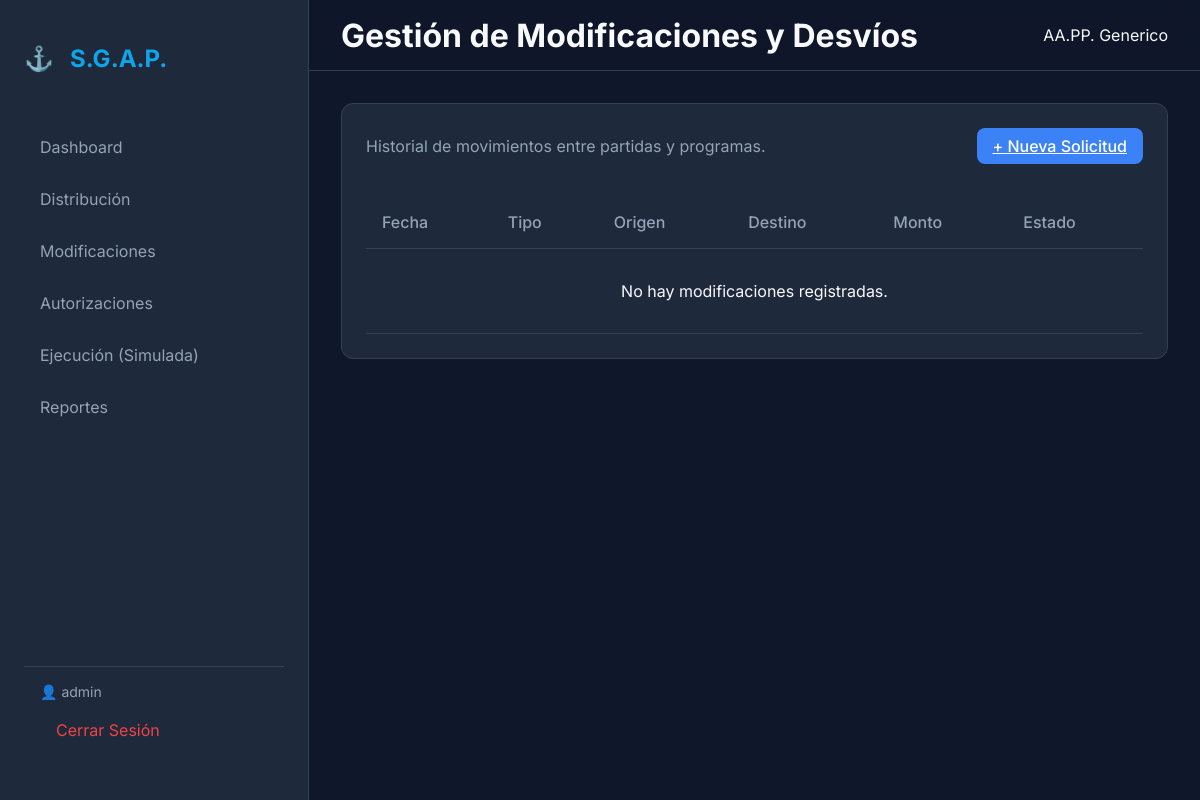
Page /finance/modificaciones/ (signed in) on the earlier database version.
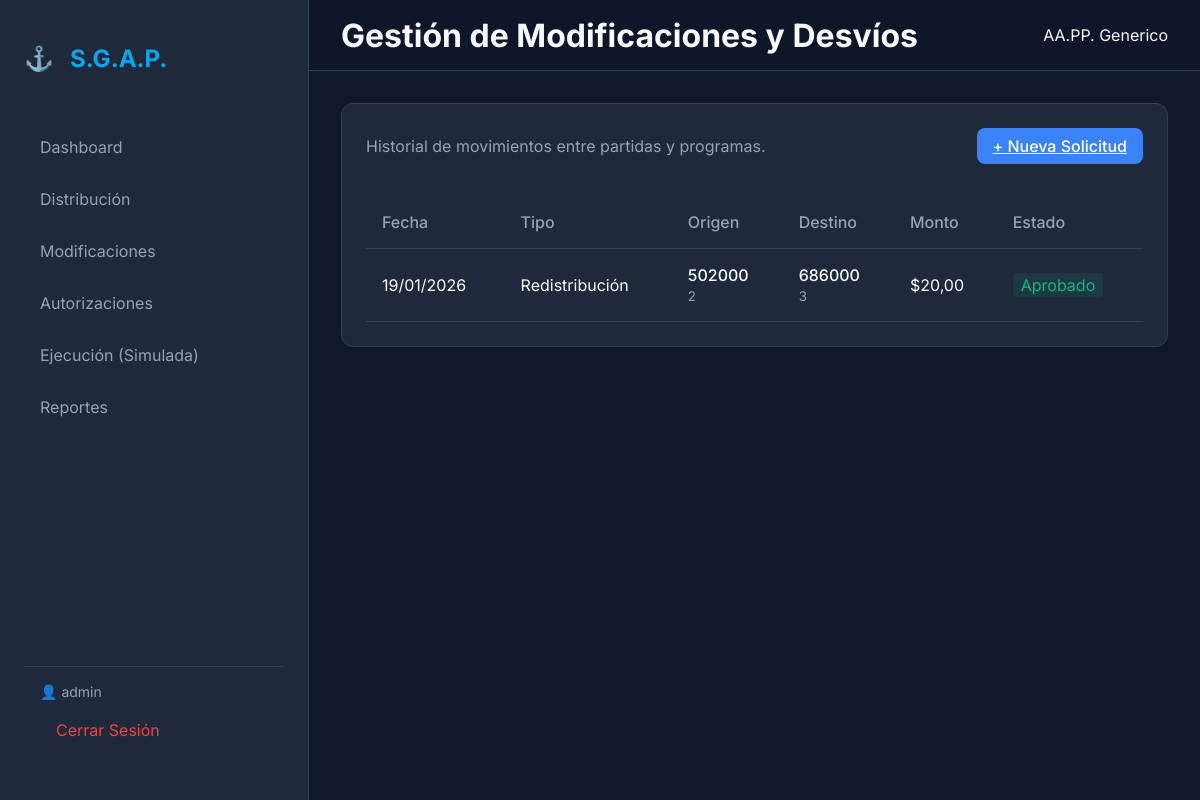
Same page on the later database version.
### finance/models.py (models this page shows, shortened)
class ModificacionPresupuestaria(models.Model):
    TIPO_CHOICES = (
        ("COMPENSACION", "Compensación Interna"),
        ("REDISTRIBUCION", "Redistribución"),
        ("ENTRE_PROGRAMAS", "Entre Programas"),
    )
    ESTADO_WORKFLOW = (
        ("BORRADOR", "Borrador"),
        ("PENDIENTE", "Pendiente de Aprobación"),
        ("APROBADO", "Aprobado"),
        ("RECHAZADO", "Rechazado"),
    )
    origen = models.ForeignKey(Asignacion, on_delete=models.CASCADE, related_name="modificaciones_salida")
    destino = models.ForeignKey(Asignacion, on_delete=models.CASCADE, related_name="modificaciones_entrada")
    tipo = models.CharField(max_length=20, choices=TIPO_CHOICES)
    monto = models.DecimalField(max_digits=12, decimal_places=2)
    estado = models.CharField(max_length=20, choices=ESTADO_WORKFLOW, default="BORRADOR")
    fecha_solicitud = models.DateTimeField(auto_now_add=True)
    fecha_aprobacion = models.DateTimeField(null=True, blank=True)

class Asignacion(models.Model):
    TRIMESTRE_CHOICES = (
        (1, "1° Trimestre"),
        (2, "2° Trimestre"),
        (3, "3° Trimestre"),
        (4, "4° Trimestre"),
    )
    uucc = models.ForeignKey(UnidadComponente, on_delete=models.PROTECT, related_name="asignaciones")
    credito_origen = models.ForeignKey(Credito, on_delete=models.CASCADE, related_name="asignaciones")
    clasificador_gasto = models.ForeignKey(ClasificadorGasto, on_delete=models.PROTECT)
    obra = models.ForeignKey(EstructuraProgramatica, on_delete=models.PROTECT, null=True, blank=True, related_name="asignaciones_obra", help_text="Obligatorio para Inciso 4 (Inversión)")
    monto = models.DecimalField(max_digits=12, decimal_places=2)
    trimestre = models.IntegerField(choices=TRIMESTRE_CHOICES)

### core/models.py (models this page shows, shortened)
class UnidadComponente(models.Model):
    nombre = models.CharField(max_length=255)
    codigo = models.CharField(max_length=50) # Removed unique=True to allow shared budget codes
    sigla = models.CharField(max_length=20, unique=True, null=True) # Added Sigla as unique identifier
    es_ejecutora = models.BooleanField(default=False, help_text="Solo UU.CC. del Plan Bienal pueden ejecutar gasto")

class ClasificadorGasto(models.Model):
    NIVEL_CHOICES = (
        (1, "Inciso"),
        (2, "Partida Principal"),
        (3, "Partida Parcial"),
        (4, "Partida Subparcial"),
    )
    codigo = models.CharField(max_length=50)
    descripcion = models.CharField(max_length=255)
    nivel = models.IntegerField(choices=NIVEL_CHOICES)
    padre = models.ForeignKey("self", null=True, blank=True, on_delete=models.CASCADE, related_name="hijos")

### finance/views.py (the view)
# urls.py: path('modificaciones/', views.lista_modificaciones, name='modificaciones'),
@login_required
def lista_modificaciones(request):
    modificaciones = ModificacionPresupuestaria.objects.all().order_by('-fecha_solicitud')
    return render(request, 'finance/lista_modificaciones.html', {'modificaciones': modificaciones})

### finance/templates/finance/lista_modificaciones.html
{% extends 'base.html' %}
{% block page_title %}Gestión de Modificaciones y Desvíos{% endblock %}
{% block content %}
<div class="card">
    <div style="display: flex; justify-content: space-between; align-items: center; margin-bottom: 2rem;">
        <p style="margin: 0; color: var(--text-muted);">Historial de movimientos entre partidas y programas.</p>
        <a href="{% url 'finance:nueva_modificacion' %}" class="btn btn-primary">+ Nueva Solicitud</a>
    </div>
    <table>
        <thead>
            <tr>
                <th>Fecha</th>
                <th>Tipo</th>
                <th>Origen</th>
                <th>Destino</th>
                <th>Monto</th>
                <th>Estado</th>
            </tr>
        </thead>
        <tbody>
            {% for m in modificaciones %}
            <tr>
                <td>{{ m.fecha_solicitud|date:"d/m/Y" }}</td>
                <td>{{ m.get_tipo_display }}</td>
                <td>
                    <div style="font-weight: 500;">{{ m.origen.uucc.codigo }}</div>
                    <small style="color: var(--text-muted);">{{ m.origen.clasificador_gasto.codigo }}</small>
                </td>
                <td>
                    <div style="font-weight: 500;">{{ m.destino.uucc.codigo }}</div>
                    <small style="color: var(--text-muted);">{{ m.destino.clasificador_gasto.codigo }}</small>
                </td>
                <td>${{ m.monto }}</td>
                <td>
                    {% if m.estado == 'APROBADO' %}
                        <span style="color: var(--success); background: rgba(16, 185, 129, 0.1); padding: 2px 8px; border-radius: 4px;">Aprobado</span>
                    {% elif m.estado == 'PENDIENTE' %}
                        <span style="color: #facc15; background: rgba(250, 204, 21, 0.1); padding: 2px 8px; border-radius: 4px;">Pendiente</span>
                    {% else %}
                        <span>{{ m.estado }}</span>
                    {% endif %}
                </td>
            </tr>
            {% empty %}
            <tr>
                <td colspan="6" style="text-align: center; padding: 2rem;">No hay modificaciones registradas.</td>
            </tr>
            {% endfor %}
        </tbody>
    </table>
</div>
{% endblock %}

Differences in the rows shown:
added ModificacionPresupuestaria: fecha_solicitud "19/01/2026", tipo "Redistribución", origen.uucc.codigo "502000", origen.clasificador_gasto.codigo "2", destino.uucc.codigo "686000", destino.clasificador_gasto.codigo "3", monto "20,00", estado "Aprobado"
Other differences:
text no longer shown: "No hay modificaciones registradas."
